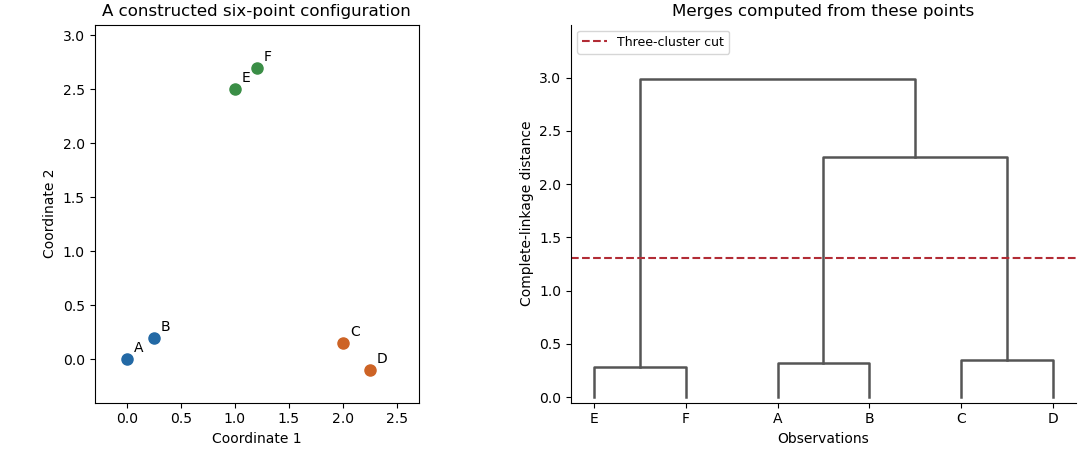

Write the Python code that produced this figure.
"""Original complete-linkage example; Python 3.14.4 / NumPy 2.3.5 / Matplotlib 3.10.7.
Output the basename PNG to CWD; respect the caller's MPLCONFIGDIR.
"""
from pathlib import Path
import numpy as np
import matplotlib.pyplot as plt

POINTS = np.array([[0.,0.], [.25,.20], [2.,.15], [2.25,-.10], [1.,2.5], [1.20,2.70]])

def complete_linkage(points):
    distances = np.linalg.norm(points[:,None,:]-points[None,:,:], axis=2)
    clusters = {i: [i] for i in range(len(points))}
    merges = []
    while len(clusters) > 1:
        keys = sorted(clusters)
        candidates = [(float(distances[np.ix_(clusters[a],clusters[b])].max()),a,b) for pos,a in enumerate(keys) for b in keys[pos+1:]]
        height,a,b = min(candidates)
        node = len(points)+len(merges)
        merges.append((node,a,b,height))
        clusters[node] = clusters.pop(a)+clusters.pop(b)
    return merges

def main():
    merges = complete_linkage(POINTS)
    children = {node:(a,b) for node,a,b,_ in merges}
    root = merges[-1][0]
    def leaves(node):
        return [node] if node not in children else leaves(children[node][0])+leaves(children[node][1])
    order = leaves(root)
    positions = {node:(i,0.) for i,node in enumerate(order)}
    colors = ["#2369a5", "#cd6325", "#3a8e46"]
    fig, axes = plt.subplots(1,2, figsize=(10.8,4.5), dpi=100, facecolor="white", constrained_layout=True)
    for i, point in enumerate(POINTS):
        axes[0].plot(*point, "o", color=colors[i//2], ms=8)
        axes[0].annotate(chr(65+i), point, xytext=(5,5), textcoords="offset points")
    axes[0].set(xlabel="Coordinate 1", ylabel="Coordinate 2", title="A constructed six-point configuration", xlim=(-.3,2.7), ylim=(-.4,3.1))
    axes[0].set_aspect("equal")
    for node,a,b,height in merges:
        xa,ha = positions[a]
        xb,hb = positions[b]
        axes[1].plot([xa,xa,xb,xb], [ha,height,height,hb], color="#555555", lw=1.8)
        positions[node] = ((xa+xb)/2, height)
    within = max(height for _,a,b,height in merges if a < len(POINTS) and b < len(POINTS))
    between = min(height for _,a,b,height in merges if a >= len(POINTS) or b >= len(POINTS))
    cut = (within+between)/2
    axes[1].axhline(cut, ls="--", color="#b22c35", label="Three-cluster cut")
    axes[1].set(xticks=range(len(POINTS)), xticklabels=[chr(65+i) for i in order], xlabel="Observations", ylabel="Complete-linkage distance", title="Merges computed from these points", ylim=(-.05,merges[-1][3]*1.17))
    axes[1].legend(loc="upper left", fontsize=9)
    axes[1].spines[["top", "right"]].set_visible(False)
    fig.savefig(Path.cwd() / "paper-46-clustering-sketch.png", facecolor="white", transparent=False)
    plt.close(fig)

if __name__ == "__main__":
    main()
